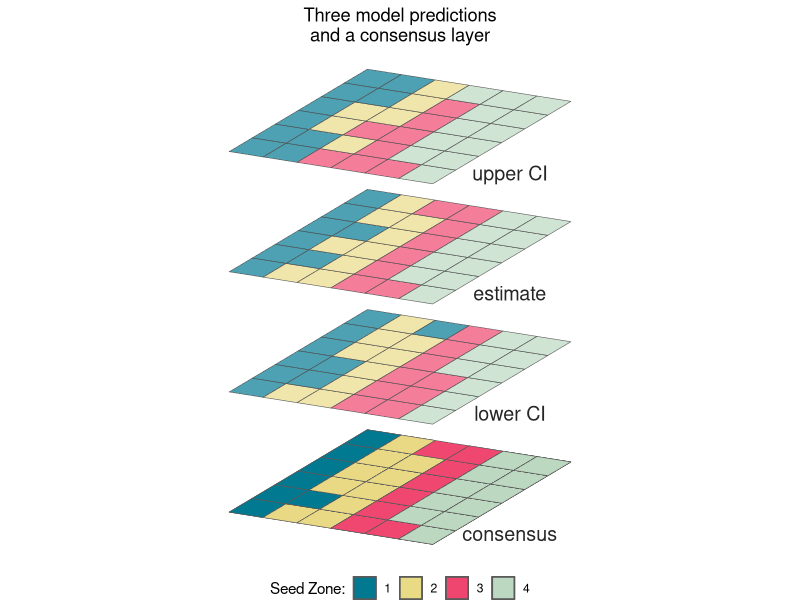

Write R code to recreate this figure.
library(tidyverse)


#' Rotate simple features for 3D layers
#' @description Rotates a simple features layer using a shear matrix transformation on the 
#' \code{geometry} column. This can get nice for visualization and works with
#' points, lines and polygons. Code by Stefan Jünger Denis Cohen, perhaps based upon work by
#' spacedman. 
#'
#' @param data an object of class \code{sf}
#' @param x_add integer; x value to move geometry in space
#' @param y_add integer; x value to move geometry in space
#'
#' #' @importFrom magrittr %>%

rotate_sf <- function(data, x_add = 0, y_add = 0) {
  
  shear_matrix <- function (x) { 
    matrix(c(2, 1.2, 0, 1), 2, 2) 
  }
  
  rotate_matrix <- function(x) { 
    matrix(c(cos(x), sin(x), -sin(x), cos(x)), 2, 2) 
  }
  
  data %>% 
    dplyr::mutate(
      geometry = 
        .$geometry * shear_matrix() * rotate_matrix(pi / 20) + c(x_add, y_add)
    )
}


# create dummy data, here each value will indicate a layer classification from 
# 1 to 4
v <- rep(1:4, each = 9)

v2 <- v 
v2[10] <- 1 ; v2[c(7,9)] <- 2  ; v2[18] <- 3  ; v2[c(26,27)] <- 4 

v3 <- v
v3[c(11,12)] <- 1  ; v3[9] <- 2  ; v3[c(13,15)] <- 3  ; v3[c(24,26,27)] <- 4 

v[c(9, 18)] <- 1; v[7] <- 2 ; v[29] <- 4

# combined our dummy data with some dummy coordinates, which will become points
# in the x and y direction. We will buffer out the points to turn them into
# raster tiles. 
sf_lyrs <- cbind(
  'lyr1' = v,  'lyr2' = v2, 'lyr3' = v3,
  x = rep(1:6, each = 6), 
  y = rep(1:6) # automatically recycles  
) |>
  data.frame() |>
  sf::st_as_sf( coords = c('x', 'y'), remove = FALSE) |>
  sf::st_buffer(0.5, endCapStyle = 'SQUARE') |>
  dplyr::mutate(across(lyr1:lyr3, ~ factor(.x)))

rm(v, v2, v3)
# Now we can create a final raster from our example of three different classification 
# runs 

sf_sum <- sf_lyrs |>
  pivot_longer(lyr1:lyr3) |>
  group_by(x, y) |>
  add_count(value) |>
  group_by(x, y) |> 
  mutate(ID = cur_group_id(), .before  = geometry)

# identify the cells which have a plurality of consensus
consen <- filter(sf_sum, n >= 2) # all but one cell's have 2/3 or 3/3 agreement

no_consen <- filter(sf_sum, ! ID %in% consen$ID) |>
  # select the value from our reference layer, we will say that layer 2 is that. 
  filter(name == 'lyr2')

output_r <- bind_rows(consen, no_consen) |>
  arrange(ID) |>
  select(lyr_consensus = value)

rm(consen, no_consen, sf_sum)

# create a specified palette for our classified layers s
cols <- c("1" = '#007991', "2" = '#E9D985', "3" = '#EF476F', "4" = '#BCD8C1')

# create the plot using the rotate_sf function. 
r_plot <- ggplot() + 
  
  geom_sf(data = rotate_sf(output_r), # bottom layer
          aes(fill = lyr_consensus)) +
  
  geom_sf(data = rotate_sf(sf_lyrs, y_add = 7), # lower layer
    aes(fill = lyr1), alpha = .7) + 
  
  geom_sf(data = rotate_sf(sf_lyrs, y_add = 14), # middle layer
    aes(fill = lyr2),  alpha = .7) + 

  geom_sf(data = rotate_sf(sf_lyrs, y_add = 21), # uppermost layer, y_add relative to base
    aes(fill = lyr3),  alpha = .7) +
  
  scale_fill_manual(values = cols, name = 'Seed Zone:') + 
  theme_void() + 
  theme(
    legend.position="bottom", 
    plot.title = element_text(hjust = 0.5)) + 
  labs(title = 'Three model predictions\nand a consensus layer') + 
  annotate("text", x = 18, y = -1, size=5, color="gray15", label = "consensus") +
  annotate("text", x = 18, y = 6, size=5, color="gray15", label = "lower CI") +
  annotate("text", x = 18, y = 13, size=5, color="gray15", label = "estimate") + 
  annotate("text", x = 18, y = 20, size=5, color="gray15", label = "upper CI") 
  
ggsave('../poster/Rasters.png', r_plot, bg = 'transparent', 
       dpi = 300, units = 'in', height = 5, width = 3.5)
